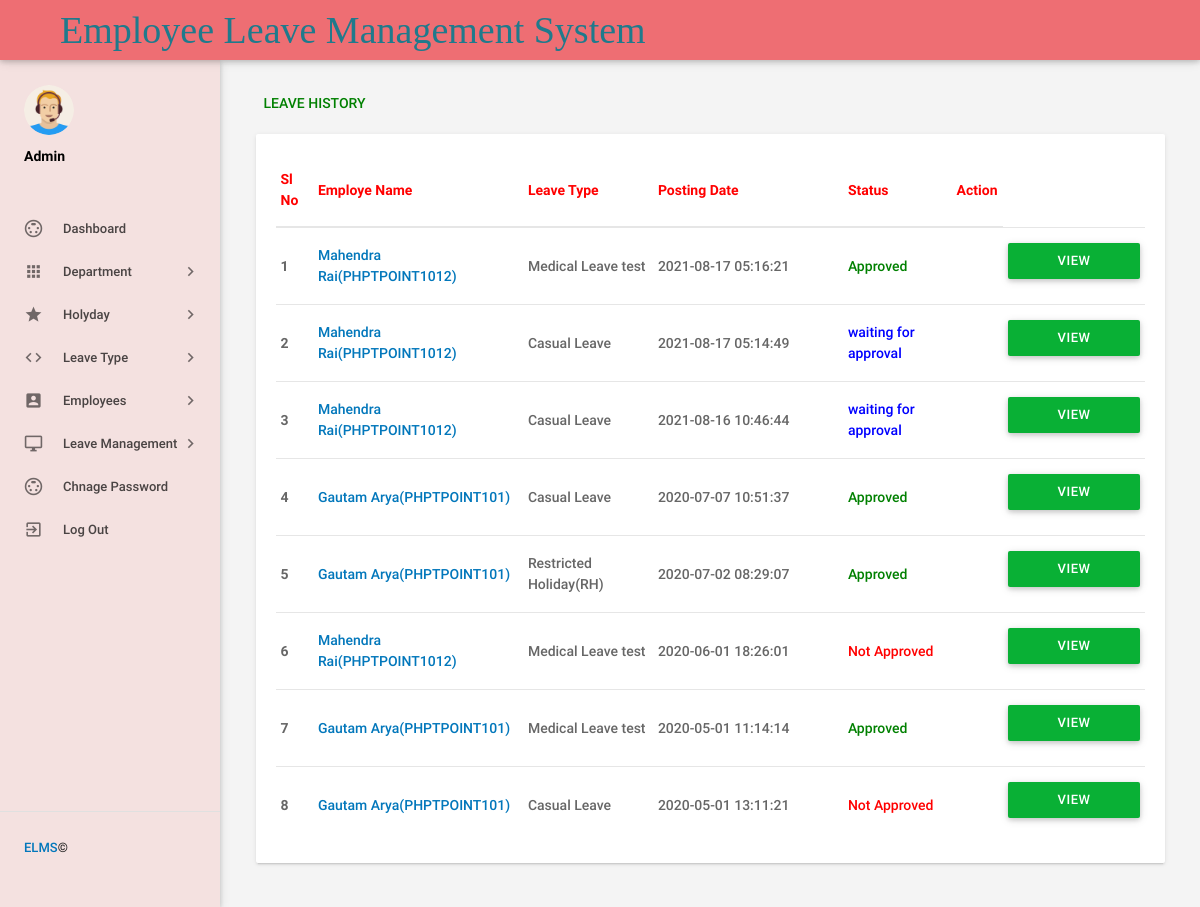
The page /admin/leaves.php (signed in) on the database its author committed.
### tables this page shows
CREATE TABLE `tblleaves` (
  `id` int(11) NOT NULL,
  `LeaveType` varchar(110) NOT NULL,
  `ToDate` varchar(120) NOT NULL,
  `FromDate` varchar(120) NOT NULL,
  `Description` mediumtext NOT NULL,
  `PostingDate` timestamp NOT NULL DEFAULT current_timestamp(),
  `AdminRemark` mediumtext DEFAULT NULL,
  `AdminRemarkDate` varchar(120) DEFAULT NULL,
  `Status` int(1) NOT NULL,
  `IsRead` int(1) NOT NULL,
  `empid` int(11) DEFAULT NULL
);

CREATE TABLE `tblemployees` (
  `id` int(11) NOT NULL,
  `EmpId` varchar(100) NOT NULL,
  `FirstName` varchar(150) NOT NULL,
  `LastName` varchar(150) NOT NULL,
  `EmailId` varchar(200) NOT NULL,
  `Password` varchar(180) NOT NULL,
  `Gender` varchar(100) NOT NULL,
  `Dob` varchar(100) NOT NULL,
  `Department` varchar(255) NOT NULL,
  `Address` varchar(255) NOT NULL,
  `City` varchar(200) NOT NULL,
  `Country` varchar(150) NOT NULL,
  `Phonenumber` char(11) NOT NULL,
  `Status` int(1) NOT NULL,
  `RegDate` timestamp NOT NULL DEFAULT current_timestamp()
);

### admin/leaves.php (the view, shortened to what this page needs)
<?php
include('includes/config.php');
if(strlen($_SESSION['alogin'])==0)
    {
header('location:index.php');
}
else{
 ?>
<!DOCTYPE html>
<html lang="en">
    <head>
        <link type="text/css" rel="stylesheet" href="../assets/plugins/materialize/css/materialize.min.css"/>
        <link type="text/css" rel="stylesheet" href="../assets/plugins/materialize/css/materialize.css"/>
        <link href="../assets/plugins/material-preloader/css/materialPreloader.min.css" rel="stylesheet">
        <link href="../assets/plugins/datatables/css/jquery.dataTables.min.css" rel="stylesheet">
                <link href="../assets/plugins/google-code-prettify/prettify.css" rel="stylesheet" type="text/css"/>
        <link href="../assets/css/alpha.min.css" rel="stylesheet" type="text/css"/>
        <link href="../assets/css/custom.css" rel="stylesheet" type="text/css"/>
        <link href="../assets/css/style.css" rel="stylesheet" type="text/css"/>
    </head>
    <body>
       <?php include('includes/header.php');?>
       <?php include('includes/sidebar.php');?>
            <main class="mn-inner">
                <div class="row">
                    <div class="col s12">
                        <div class="page-title" style="color: green;">Leave History</div>
                    </div>
                    <div class="col s12 m12 l12">
                        <div class="card">
                            <div class="card-content">
                                <table id="example" class="display responsive-table ">
                                    <thead>
                                        <tr>
                                            <th style="color: red;">Sl No</th>
                                            <th style="color: red;" width="200">Employe Name</th>
                                            <th style="color: red;" width="120">Leave Type</th>
                                             <th style="color: red;" width="180">Posting Date</th>
                                            <th style="color: red;">Status</th>
                                            <th style="color: red;" align="center">Action</th>
                                        </tr>
                                    </thead>
                                    <tbody>
<?php $sql = "SELECT tblleaves.id as lid,tblemployees.FirstName,tblemployees.LastName,tblemployees.EmpId,tblemployees.id,tblleaves.LeaveType,tblleaves.PostingDate,tblleaves.Status from tblleaves join tblemployees on tblleaves.empid=tblemployees.id order by lid desc";
$query = $dbh -> prepare($sql);
$query->execute();
$results=$query->fetchAll(PDO::FETCH_OBJ);
$cnt=1;
if($query->rowCount() > 0)
{
foreach($results as $result)
{
      ?>
                                        <tr>
                                            <td> <b><?php echo htmlentities($cnt);?></b></td>
                                              <td><a href="editemployee.php?empid=<?php echo htmlentities($result->id);?>" target="_blank"><?php echo htmlentities($result->FirstName." ".$result->LastName);?>(<?php echo htmlentities($result->EmpId);?>)</a></td>
                                            <td><?php echo htmlentities($result->LeaveType);?></td>
                                            <td><?php echo htmlentities($result->PostingDate);?></td>
<td><?php $stats=$result->Status;
if($stats==1){
                                             ?>
                                                 <span style="color: green">Approved</span>
                                                 <?php } if($stats==2)  { ?>
                                                <span style="color: red">Not Approved</span>
                                                 <?php } if($stats==0)  { ?>
 <span style="color: blue">waiting for approval</span>
 <?php } ?>
                                             </td>
          <td>
           <td><a href="leave-details.php?leaveid=<?php echo htmlentities($result->lid);?>" class="waves-effect waves-light btn blue m-b-xs"  > View Details</a></td>
                                    </tr>
                                         <?php $cnt++;} }?>
                                    </tbody>
                                </table>
                            </div>
                        </div>
                    </div>
                </div>
            </main>
        </div>
        <div class="left-sidebar-hover"></div>
    </body>
</html>
<?php } ?>

### assets/css/style.css (style rules this page uses)
.btn { background:#09b035!important; }

### rows shown on the page
tblleaves: tblemployees.FirstName+LastName "Mahendra Rai", tblemployees.EmpId "PHPTPOINT1012", LeaveType "Medical Leave test", PostingDate "2021-08-17 05:16:21", Status "Approved"
tblleaves: tblemployees.FirstName+LastName "Mahendra Rai", tblemployees.EmpId "PHPTPOINT1012", LeaveType "Casual Leave", PostingDate "2021-08-17 05:14:49", Status "waiting for approval"
tblleaves: tblemployees.FirstName+LastName "Mahendra Rai", tblemployees.EmpId "PHPTPOINT1012", LeaveType "Casual Leave", PostingDate "2021-08-16 10:46:44", Status "waiting for approval"
tblleaves: tblemployees.FirstName+LastName "Gautam Arya", tblemployees.EmpId "PHPTPOINT101", LeaveType "Casual Leave", PostingDate "2020-07-07 10:51:37", Status "Approved"
tblleaves: tblemployees.FirstName+LastName "Gautam Arya", tblemployees.EmpId "PHPTPOINT101", LeaveType "Restricted Holiday(RH)", PostingDate "2020-07-02 08:29:07", Status "Approved"
tblleaves: tblemployees.FirstName+LastName "Mahendra Rai", tblemployees.EmpId "PHPTPOINT1012", LeaveType "Medical Leave test", PostingDate "2020-06-01 18:26:01", Status "Not Approved"
tblleaves: tblemployees.FirstName+LastName "Gautam Arya", tblemployees.EmpId "PHPTPOINT101", LeaveType "Medical Leave test", PostingDate "2020-05-01 11:14:14", Status "Approved"
tblleaves: tblemployees.FirstName+LastName "Gautam Arya", tblemployees.EmpId "PHPTPOINT101", LeaveType "Casual Leave", PostingDate "2020-05-01 13:11:21", Status "Not Approved"
